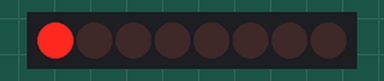
This sketch was run on a simulated Arduino Uno, built with avr-gcc and run on an emulated ATmega328P. On the bench: 8 shift-register outputs drawn as a row of LEDs (first output left, lit = HIGH). Wiring (inferred from the names in the program): shift register (74HC595): data pin 2; shift clock pin 4; latch pin 3. Wiring (inferred from the signals the program sends): row of LEDs: on Q0, Q1, Q2, Q3, Q4, Q5, Q6, Q7.

Above: at 0.6 s.
Timing chart, 0 to 6.5 s (numbered marks = the images above):
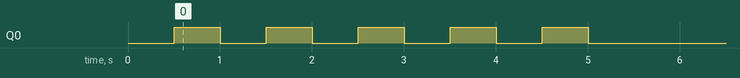

The sketch:

ex_20.ino
```cpp
#define DATA 2
#define CLOCK 4
#define LATCH 3

void setup(){
  configuraPinos();
  desligaLeds();

  for(int i=10; i<=20; i++){
    desligaLeds();
    exibeBitLSB(i);
    delay(500);
  }

}

void loop(){

}

// *--------* FUNÇÕES *--------* //

void exibeBitLSB(int valor){
  int estado = valor & 1;
  shiftOut(DATA, CLOCK, MSBFIRST, estado);
  enviaPulso(LATCH);
}

void configuraPinos(){
  pinMode(DATA, OUTPUT);
  pinMode(CLOCK, OUTPUT);
  pinMode(LATCH, OUTPUT);

  digitalWrite(CLOCK, 0);
  digitalWrite(LATCH, 0);
}

void desligaLeds(){
  shiftOut(DATA, CLOCK, MSBFIRST, B00000000);
  enviaPulso(LATCH);
}

void enviaPulso(int pino){
  digitalWrite(pino, 1);
  digitalWrite(pino, 0);
}
```
